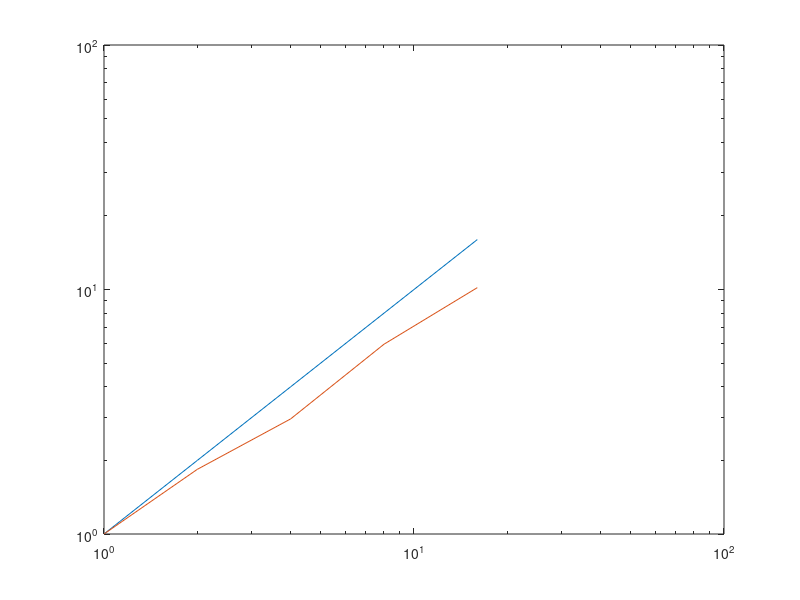

Recreate this plot in MATLAB.
wtime=[34*60+56,19*60,11*60+49,5*60+51,3*60+26];
cpus=[1,2,4,8,16];
th=[1,2,4,8,16];
obs=wtime(1)./wtime;

loglog(cpus,th)
hold on
loglog(cpus,obs)